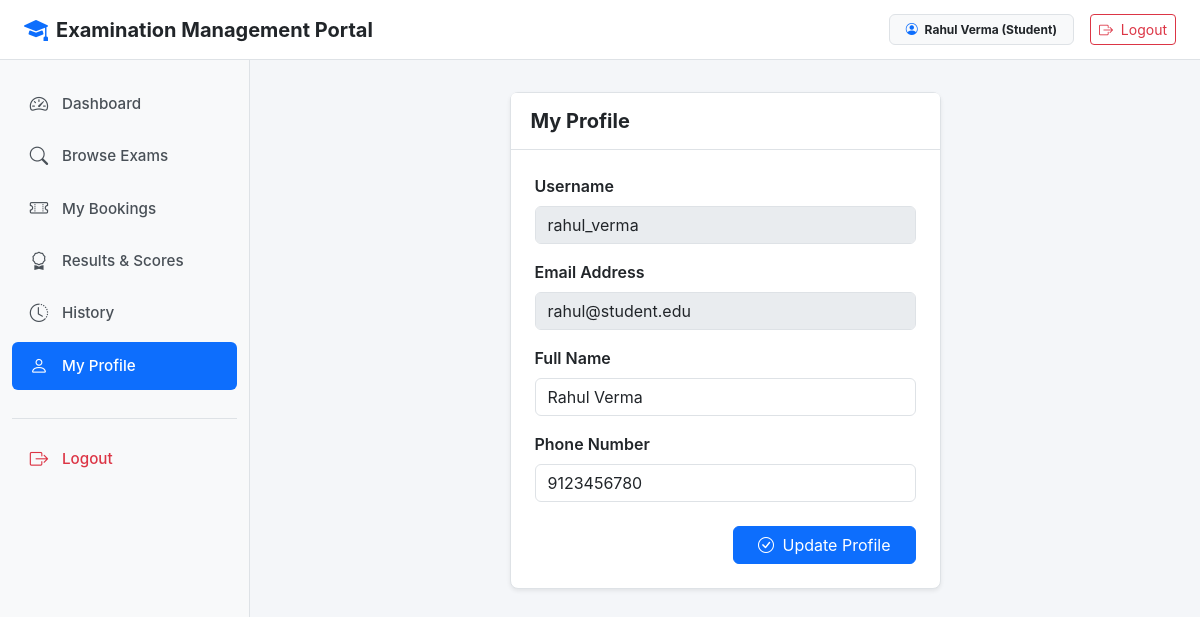
The page /student/profile (signed in) on the database its author committed.
### models.py (models this page shows, shortened)
class User(db.Model, UserMixin):
    id = db.Column(db.Integer, primary_key=True)
    username = db.Column(db.String(80), unique=True, nullable=False)
    email = db.Column(db.String(120), unique=True, nullable=False)
    password_hash = db.Column(db.String(255), nullable=False)
    name = db.Column(db.String(100), nullable=False)
    phone = db.Column(db.String(20))
    department = db.Column(db.String(100))
    role = db.Column(db.String(20), nullable=False, default='student')
    status = db.Column(db.String(20), nullable=False, default='active')
    created_at = db.Column(db.DateTime, default=datetime.utcnow)
    @property
    def is_active(self):
        return self.status not in ['deactivated', 'rejected']
    @property
    def is_admin(self):
        return self.role == 'admin'
    @property
    def is_examiner(self):
        return self.role == 'examiner'
    @property
    def is_student(self):
        return self.role == 'student'

### student.py (the view, shortened to what this page needs)
@app.route('/student/profile', methods=['GET', 'POST'])
@student_required
def student_profile():
    return render_template('student/profile.html')

### app.py (called while the page is built)
@login_manager.user_loader
def load_user(user_id):
    try:
        user = db.session.get(User, int(user_id))
        if user and user.status in ['deactivated', 'rejected']:
            return None
        return user
    except (ValueError, TypeError):
        return None

### student.py (called while the page is built)
def student_required(function):
    @wraps(function)
    def wrapper(*args, **kwargs):
        if not current_user.is_authenticated:
            return redirect(url_for('login'))
        if not current_user.is_student:
            flash('Student access required.', 'danger')
            return redirect(url_for('index'))
        if current_user.status in ['deactivated', 'rejected']:
            logout_user()
            flash('Access denied. Account is not active.', 'danger')
            return redirect(url_for('login'))
        return function(*args, **kwargs)
    return wrapper

### templates/student/profile.html (shortened to what this page needs)
{% extends "base.html" %}
{% block content %}
<div class="row justify-content-center">
    <div class="col-md-8 col-lg-6">
        <div class="card shadow-sm">
            <div class="card-header bg-white py-3">
                <h5 class="mb-0 fw-bold">My Profile</h5>
            </div>
            <div class="card-body p-4">
                <form method="POST">
                    <div class="mb-3">
                        <label class="form-label fw-semibold">Username</label>
                        <input type="text" class="form-control" value="{{ current_user.username }}" disabled>
                    </div>
                    <div class="mb-3">
                        <label class="form-label fw-semibold">Email Address</label>
                        <input type="email" class="form-control" value="{{ current_user.email }}" disabled>
                    </div>
                    <div class="mb-3">
                        <label for="name" class="form-label fw-semibold">Full Name</label>
                        <input type="text" class="form-control" id="name" name="name" value="{{ current_user.name }}" required>
                    </div>
                    <div class="mb-4">
                        <label for="phone" class="form-label fw-semibold">Phone Number</label>
                        <input type="text" class="form-control" id="phone" name="phone" value="{{ current_user.phone or '' }}" placeholder="Enter contact number">
                    </div>
                    <div class="d-flex justify-content-end">
                        <button type="submit" class="btn btn-primary px-4">
                            <i class="bi bi-check-circle me-1"></i> Update Profile
                        </button>
                    </div>
                </form>
            </div>
        </div>
    </div>
</div>
{% endblock %}

### templates/base.html (shortened to what this page needs)
<!DOCTYPE html>
<html lang="en">
<head>
    <link href="https://cdn.jsdelivr.net/npm/bootstrap@5.3.2/dist/css/bootstrap.min.css" rel="stylesheet">
    <link href="https://cdn.jsdelivr.net/npm/bootstrap-icons@1.11.1/font/bootstrap-icons.css" rel="stylesheet">
</head>
<body>
    <nav class="top-navbar">
        <div class="d-flex align-items-center">
            <a href="{{ url_for('index') }}" class="text-decoration-none text-dark d-flex align-items-center gap-2">
                <i class="bi bi-mortarboard-fill text-primary fs-4"></i>
                <span class="fw-bold fs-5">Examination Management Portal</span>
            </a>
        </div>
        <div class="d-flex align-items-center gap-3">
            {% if current_user.is_authenticated %}
            <span class="badge bg-light text-dark border px-3 py-2">
                <i class="bi bi-person-circle me-1 text-primary"></i>
                {{ current_user.name }} ({{ current_user.role|capitalize }})
            </span>
            <a href="{{ url_for('logout') }}" class="btn btn-outline-danger btn-sm">
                <i class="bi bi-box-arrow-right me-1"></i> Logout
            </a>
            {% else %}
            <a href="{{ url_for('login') }}" class="btn btn-outline-primary btn-sm px-3">Login</a>
            <a href="{{ url_for('register') }}" class="btn btn-primary btn-sm px-3">Register</a>
            {% endif %}
        </div>
    </nav>
    {% if current_user.is_authenticated %}
    <div class="sidebar">
        <ul class="nav flex-column">
            {% if current_user.is_admin %}
            <li class="nav-item">
                <a class="nav-link {% if request.endpoint == 'admin_dashboard' %}active{% endif %}" href="{{ url_for('admin_dashboard') }}">
                    <i class="bi bi-speedometer2"></i> Dashboard
                </a>
            </li>
            <li class="nav-item">
                <a class="nav-link {% if request.endpoint in ['admin_courses', 'new_course', 'edit_course'] %}active{% endif %}" href="{{ url_for('admin_courses') }}">
                    <i class="bi bi-book"></i> Courses
                </a>
            </li>
            <li class="nav-item">
                <a class="nav-link {% if request.endpoint in ['admin_examinations', 'new_examination', 'edit_examination', 'admin_rubrics', 'new_rubric', 'edit_rubric'] %}active{% endif %}" href="{{ url_for('admin_examinations') }}">
                    <i class="bi bi-journal-text"></i> Examinations
                </a>
            </li>
            <li class="nav-item">
                <a class="nav-link {% if request.endpoint == 'admin_examiners' %}active{% endif %}" href="{{ url_for('admin_examiners') }}">
                    <i class="bi bi-person-badge"></i> Examiners
                </a>
            </li>
            <li class="nav-item">
                <a class="nav-link {% if request.endpoint == 'admin_students' %}active{% endif %}" href="{{ url_for('admin_students') }}">
                    <i class="bi bi-people"></i> Students
                </a>
            </li>
            <li class="nav-item">
                <a class="nav-link {% if request.endpoint in ['admin_slots', 'change_slot_examiner'] %}active{% endif %}" href="{{ url_for('admin_slots') }}">
                    <i class="bi bi-calendar3"></i> All Slots
                </a>
            </li>
            <li class="nav-item">
                <a class="nav-link {% if request.endpoint in ['admin_bookings', 'reschedule_booking'] %}active{% endif %}" href="{{ url_for('admin_bookings') }}">
                    <i class="bi bi-card-checklist"></i> Bookings
                </a>
            </li>
            <li class="nav-item">
                <a class="nav-link {% if request.endpoint == 'admin_search' %}active{% endif %}" href="{{ url_for('admin_search') }}">
                    <i class="bi bi-search"></i> Search
                </a>
            </li>
            {% elif current_user.is_student %}
            <li class="nav-item">
                <a class="nav-link {% if request.endpoint == 'student_dashboard' %}active{% endif %}" href="{{ url_for('student_dashboard') }}">
                    <i class="bi bi-speedometer2"></i> Dashboard
                </a>
            </li>
            <li class="nav-item">
                <a class="nav-link {% if request.endpoint in ['student_examinations', 'student_slots'] %}active{% endif %}" href="{{ url_for('student_examinations') }}">
                    <i class="bi bi-search"></i> Browse Exams
                </a>
            </li>
            <li class="nav-item">
                <a class="nav-link {% if request.endpoint == 'my_bookings' %}active{% endif %}" href="{{ url_for('my_bookings') }}">
                    <i class="bi bi-ticket-perforated"></i> My Bookings
                </a>
            </li>
            <li class="nav-item">
                <a class="nav-link {% if request.endpoint == 'student_results' %}active{% endif %}" href="{{ url_for('student_results') }}">
                    <i class="bi bi-award"></i> Results & Scores
                </a>
            </li>
            <li class="nav-item">
                <a class="nav-link {% if request.endpoint == 'student_history' %}active{% endif %}" href="{{ url_for('student_history') }}">
                    <i class="bi bi-clock-history"></i> History
                </a>
            </li>
            <li class="nav-item">
                <a class="nav-link {% if request.endpoint == 'student_profile' %}active{% endif %}" href="{{ url_for('student_profile') }}">
                    <i class="bi bi-person"></i> My Profile
                </a>
            </li>
            {% endif %}
            <li class="nav-item mt-4 pt-3 border-top">
                <a class="nav-link text-danger" href="{{ url_for('logout') }}">
                    <i class="bi bi-box-arrow-right"></i> Logout
                </a>
            </li>
        </ul>
    </div>
    <main class="main-wrapper">
        {% block content %}{% endblock %}
    </main>
    {% endif %}
</body>
</html>

### templates/base.html (style rules this page uses)
:root { --primary-color: #0d6efd; --sidebar-width: 250px; --sidebar-bg: #f8f9fa; --border-color: #dee2e6; }
body { font-family: -apple-system, BlinkMacSystemFont, "Segoe UI", Roboto, "Helvetica Neue", Arial, sans-serif; background-color: #f4f6f9; color: #212529; margin: 0; padding: 0; }
.top-navbar { height: 60px; background-color: #ffffff; border-bottom: 1px solid var(--border-color); position: fixed; top: 0; left: 0; right: 0; z-index: 1030; display: flex; align-items: center; justify-content: space-between; padding: 0 1.5rem; }
.sidebar { width: var(--sidebar-width); background-color: var(--sidebar-bg); border-right: 1px solid var(--border-color); position: fixed; top: 60px; bottom: 0; left: 0; z-index: 1020; padding: 1.25rem 0.75rem; overflow-y: auto; }
.sidebar .nav-link { display: flex; align-items: center; padding: 0.65rem 1rem; color: #495057; border-radius: 6px; font-weight: 500; font-size: 0.95rem; margin-bottom: 0.25rem; text-decoration: none; }
.sidebar .nav-link i { font-size: 1.15rem; margin-right: 0.75rem; width: 22px; text-align: center; }
.sidebar .nav-link.active { color: #ffffff; background-color: var(--primary-color); }
.main-wrapper { margin-top: 60px; margin-left: var(--sidebar-width); padding: 2rem; min-height: calc(100vh - 60px); }
.card { border: 1px solid var(--border-color); border-radius: 8px; box-shadow: 0 1px 3px rgba(0, 0, 0, 0.05); background-color: #ffffff; }
.card-header { background-color: #ffffff; border-bottom: 1px solid var(--border-color); font-weight: 600; padding: 0.85rem 1.25rem; }

### rows shown on the page
User: name "Rahul Verma", role "Student", username "rahul_verma", email "rahul@student.edu", phone "9123456780"
